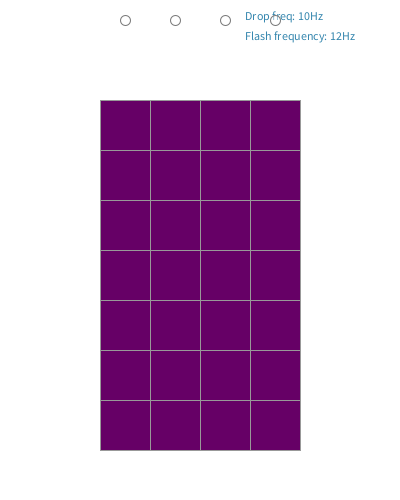
Frame 1 (no input)
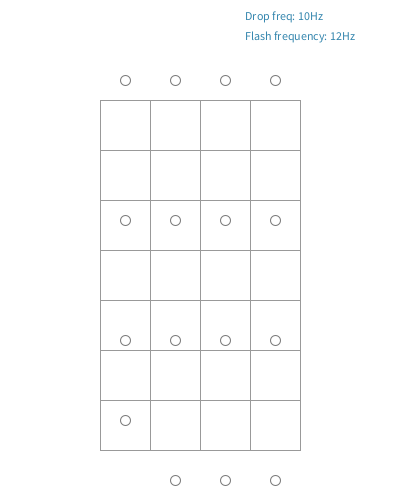
Frame 60 (the mouse pressed at the canvas centre just before this capture)
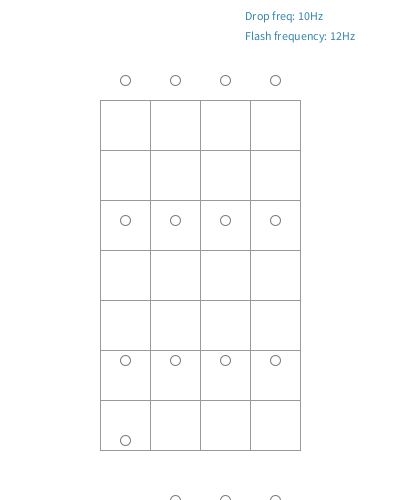
Frame 120 (the mouse held since frame 60 and released just before this capture)

The Processing sketch that drew these frames (run headless with seeded random() and noise(); from frame 60 on, the mouse is pressed at the canvas centre):

// Processing sketch: processing_141439
// ── processing_141439.pde

ArrayList<Drop> waterdrop;
Structure grid = new Structure();
float time = 0;
int dropFreq = 100;

void setup() {
  size(400, 500);
  //size(window.innerWidth, window.innerHeight);
  smooth();
  
  waterdrop = new ArrayList<Drop>();
}

void draw() {
  background(255);

  pushStyle();
  textSize(12);
  fill(0, 102, 153, 204);
  int freq = 1000/dropFreq;
  text("Drop freq: "+freq+"Hz", width - 155, 20);
  freq = 1000/grid.timeOff;
  text("Flash frequency: "+(int)freq+"Hz", width - 155, 40);
  popStyle();

  long currentTime = millis();

  grid.draw();

  if (currentTime - time > dropFreq) {
    time = currentTime;

    waterdrop.add(new Drop(125));
    waterdrop.add(new Drop(175));
    waterdrop.add(new Drop(225));
    waterdrop.add(new Drop(275));
  }

  grid.update(currentTime);
  grid.draw();

  for (int i = 0; i < waterdrop.size(); i++) {
    waterdrop.get(i).update();
    waterdrop.get(i).draw();

    if (!waterdrop.get(i).alive)
      waterdrop.remove(i);
  }
}

void keyPressed() {
  if (key == CODED) {
    if (keyCode == UP) {
      grid.timeOff++;
    } 
    else if (keyCode == DOWN) {
      grid.timeOff--;
    }
  }
}

class Structure {

  int quadSize = 50;
  boolean flash = false;

  long lastTime = 0;
  int timeOff = 79;
  int timeOn = 1;

  Structure() {
  }

  void update(long currentTime) {
    if ((currentTime - lastTime > timeOff) && (flash == false)) {
      lastTime = currentTime;
      flash = true;
    }
    else if ((currentTime - lastTime > timeOn) && (flash == true)) {
      lastTime = currentTime;
      flash = false;
    }
  }

  void draw() {
    for (int i = 0; i < 28; i++) {
      pushMatrix();
      pushStyle();
      int z = i/4;

      translate(width/2 - (2*quadSize) + quadSize*(i%4), (height/2 - (3*quadSize)) + (quadSize*(i/4)));
      stroke(153);
      if (flash) {
        fill(102, 0, 102);
      }
      rect(0, 0, quadSize, quadSize);

      //ellipse(quadSize/2, quadSize/2, 10, 10);
      popStyle();
      popMatrix();
    }
  }
}

class Drop {
  PVector pos;
  PVector speed = new PVector(0, 20);
  boolean alive = true;

  Drop(int x) {
    pos = new PVector(x, 0);
  }

  void update() {
    pos.add(speed);

    if (pos.y > height) {
      alive = false;
    }
  }

  void draw() {
    pushMatrix();
    pushStyle();
    fill(255, 255, 255, 123);
    stroke(123, 123, 123);
    translate(pos.x, pos.y);
    ellipse(0, 0, 10, 10);
    popStyle();
    popMatrix();
  }
}
